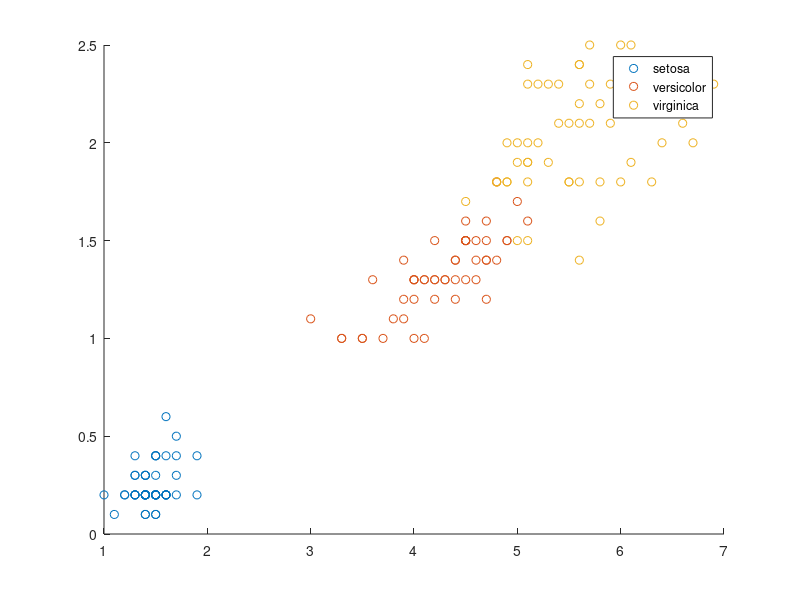

MATLAB code to generate this figure: (Note: this script raises an error after producing the figure.)
clearvars;
load fisheriris

%meas are the measurements. 4 measurements per data point
X = meas(:,3:4);
Y = species;  % labels
figure
gscatter(X(:,1),X(:,2),Y); % they use the first two measurements to classify
h = gca;
lims = [h.XLim h.YLim]; % Extract the x and y axis limits
title('{\bf Scatter Diagram of Iris Measurements}');
xlabel('Petal Length (cm)');
ylabel('Petal Width (cm)');
legend('Location','Northwest');

SVMModels = cell(3,1);
classes = unique(Y);
rng(1); % For reproducibility

for j = 1:numel(classes);
    indx = strcmp(Y,classes(j)); % Create binary classes for each classifier
    SVMModels{j} = fitcsvm(X,indx,'ClassNames',[false true],'Standardize',true,...
        'KernelFunction','rbf','BoxConstraint',1);
end

d = 0.02;
[x1Grid,x2Grid] = meshgrid(min(X(:,1)):d:max(X(:,1)),...
    min(X(:,2)):d:max(X(:,2)));
xGrid = [x1Grid(:),x2Grid(:)];
N = size(xGrid,1);
Scores = zeros(N,numel(classes));

for j = 1:numel(classes);
    [~,score] = predict(SVMModels{j},xGrid);
    Scores(:,j) = score(:,2); % Second column contains positive-class scores
end

[~,maxScore] = max(Scores,[],2);

figure
h(1:3) = gscatter(xGrid(:,1),xGrid(:,2),maxScore,...
    [1 0.5 0.5; 0.5 1 0.5; 0.5 0.5 1]);
hold on
h(4:6) = gscatter(X(:,1),X(:,2),Y);
title('{\bf Iris Classification Regions}');
xlabel('Petal Length (cm)');
ylabel('Petal Width (cm)');
legend(h,{'setosa region','versicolor region','virginica region',...
    'observed setosa','observed versicolor','observed virginica'},...
    'Location','Northwest');
axis tight
hold off